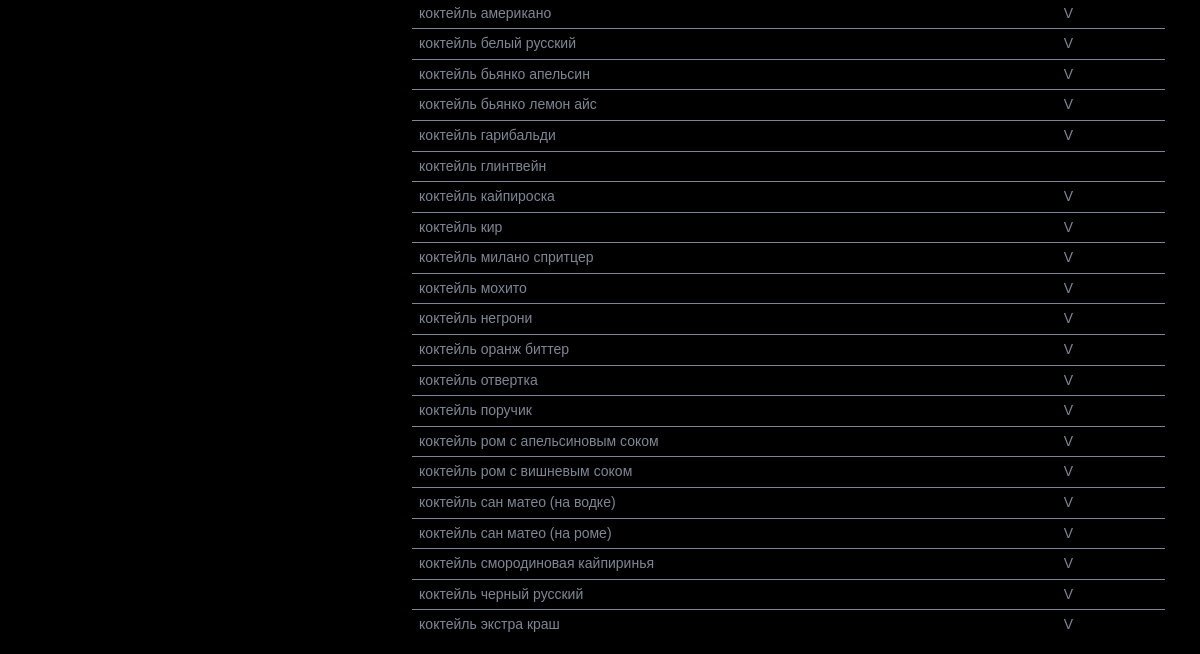
/bar/product_list (lower part), run on an earlier commit of the app's database.
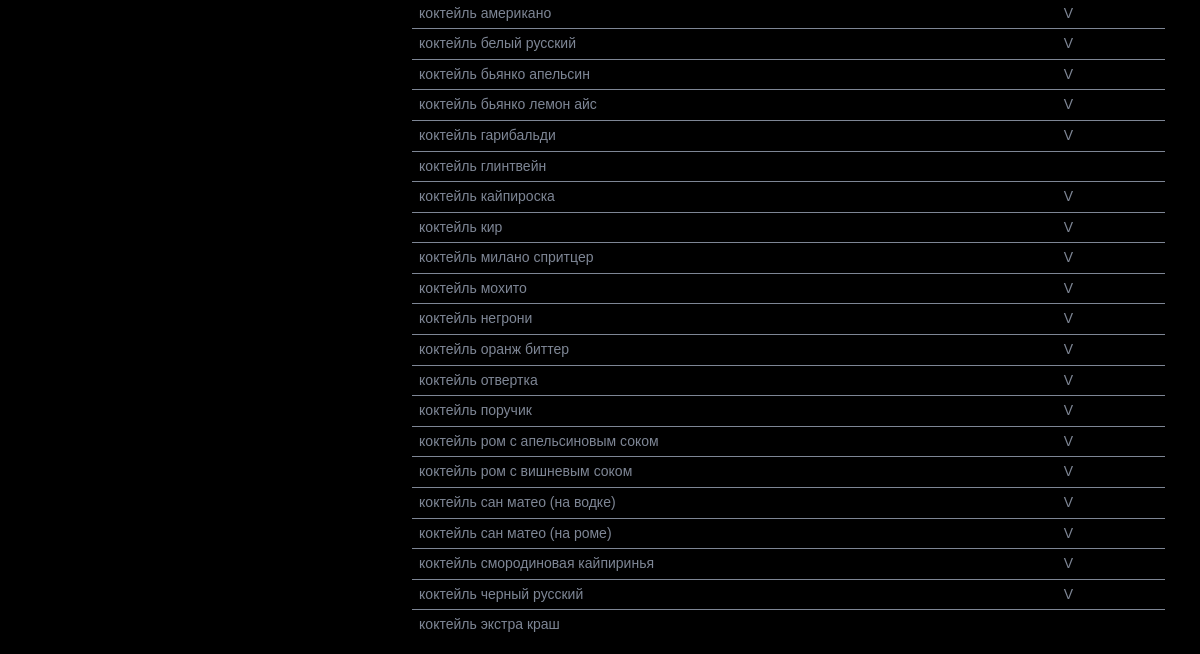
And on a later commit of the database.
### bar/models.py (models this page shows, shortened)
class Product(models.Model):
	name        = models.CharField(max_length=200)
	recipe      = models.OneToOneField(Recipe)
	fixed_price = models.DecimalField(max_digits=8, decimal_places=2, default=0)
	rounding    = models.DecimalField(max_digits=8, decimal_places=2, default=1)
	markup      = models.DecimalField(max_digits=8, decimal_places=2, default=1)
	is_active   = models.BooleanField(default=False)

### bar/views.py (the view)
class ProductListView(generic.ListView):
	model               = Product
	template_name       = 'bar/product_list.html'
	context_object_name = 'products'
	def get_context_data(self, **kwargs):
		context = super(ProductListView, self).get_context_data(**kwargs)
		context['user']  = self.request.user
		return context

### bar/templates/bar/product_list.html (shortened to what this page needs)
<!doctype html>
<html lang="en">
<head>
	{% load staticfiles %}
	<link rel="stylesheet" href={% static "css/style.css" %}>
</head>
<body>
	<div class="container">
		<div class="info">
			<article class="article clearfix">
				<div class="col_66">
					{% if products %}
						<table class="table">
							{% for product in products %}
								<tr>
									<td>{{ product.name }}</td>
									<td>{% if product.is_active %}V{% endif %}</td>
								</tr>
							{% endfor %}
						</table>
					{% else %}
						no records
					{% endif %}
				</div>
			</article>
		</div>
	</div>
</body>

What changed in the data, as far as the page shows it:
changed Product "коктейль экстра краш": no longer shows "V"
